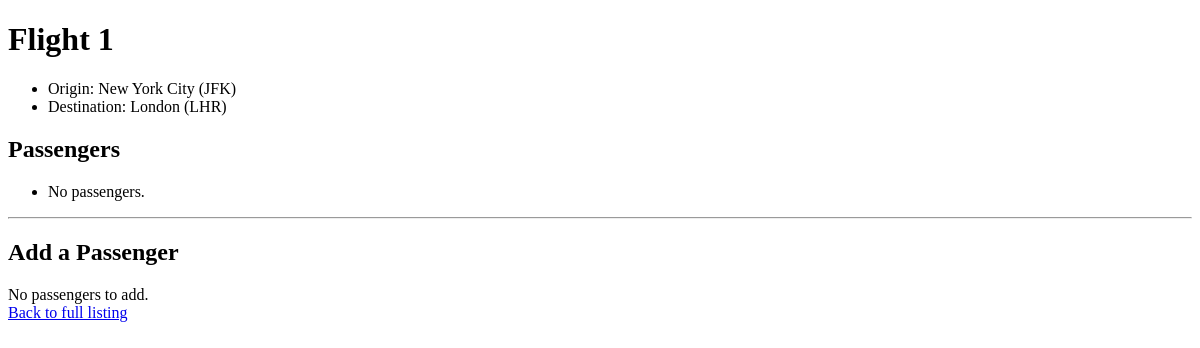
Before: /1 with the older database file.
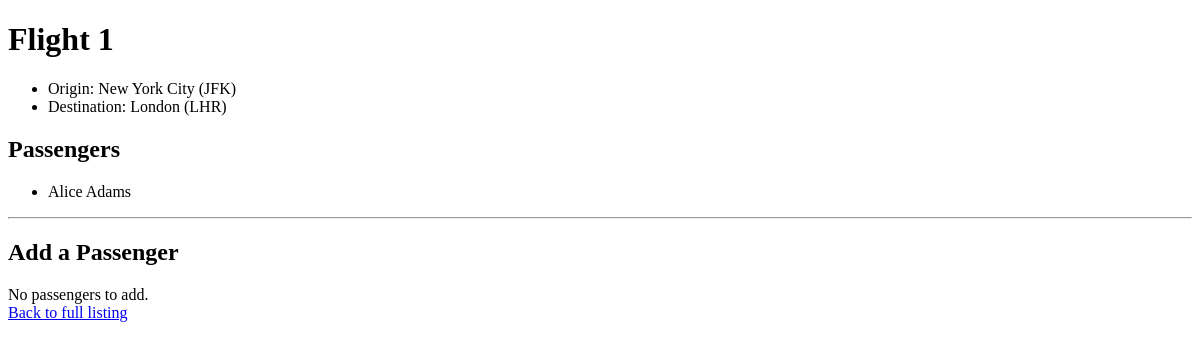
After: the same page with the newer database file.
### hello/models.py (models this page shows, shortened)
class Flight(models.Model):
    origin = models.ForeignKey(Airport, on_delete=models.CASCADE, related_name="departures")
    destination = models.ForeignKey(Airport, on_delete=models.CASCADE, related_name="arrivals")
    duration = models.IntegerField()

class Airport(models.Model):
    code = models.CharField(max_length=3)
    city = models.CharField(max_length=64)
    def __str__(self):
        return f"{self.city} ({self.code})"

class Passenger(models.Model):
    first = models.CharField(max_length=64)
    last = models.CharField(max_length=64)
    flights = models.ManyToManyField(Flight, blank=True, related_name="passengers")
    def __str__(self):
        return f"{self.first} {self.last}"

### hello/views.py (the view)
# urls.py: path("<int:flight_id>", views.flight, name="flight"),
def flight(request, flight_id):
    try:
        flight = Flight.objects.get(pk=flight_id)
    except Flight.DoesNotExist:
        raise Http404("Flight does not exist.")
    context = {
        "flight": flight,
        "passengers": flight.passengers.all(),
        "non_passengers": Passenger.objects.exclude(flights=flight).all()
    }
    return render(request, "flights/flight.html", context)

### hello/templates/flights/flight.html (shortened to what this page needs)
{% extends "flights/base.html" %}
{% block body %}
    <h1>Flight {{ flight.id }}</h1>
    <ul>
        <li>Origin: {{ flight.origin }}</li>
        <li>Destination: {{ flight.destination }}</li>
    </ul>
    <h2>Passengers</h2>
    <ul>
        {% for passenger in passengers %}
            <li>{{ passenger }}</li>
        {% empty %}
            <li>No passengers.</li>
        {% endfor %}
    </ul>
    <hr>
    <h2>Add a Passenger</h2>
    {% if non_passengers %}
    <form action="{% url 'book' flight.id %}" method="post">
        {% csrf_token %}
        <select name="passenger">
            {% for passenger in non_passengers %}
                <option value="{{ passenger.id }}">{{ passenger }}</option>
            {% endfor %}
        </select>
        <input type="submit" value="Book flight"/>
    </form>
    {% else %}
        <div>No passengers to add.</div>
    {% endif %}
    <a href="{% url 'index' %}">Back to full listing</a>
{% endblock %}

### hello/templates/flights/base.html (shortened to what this page needs)
<!DOCTYPE html>
<html>
    <head>
    </head>
    <body>
        {% block body %}
        {% endblock %}
    </body>
</html>

Changed rows visible on the page:
added Passenger: first+last "Alice Adams"
Other visible differences:
text no longer shown: "No passengers."
